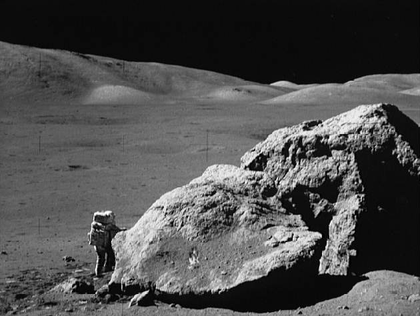
%> input picture 5_band-reject filter in FS/moonlanding.png, 420 x 316 px, shrunk from 630 x 474 before the run
$ octave 'filter code.m'   (GNU Octave 9; MATLAB toolbox functions it lacks are replaced by stand-ins)
%> lines starting %> are read from the running program, lines starting %| are printed output that depends on the picture; in (x1, y1, x2, y2) boxes, pixels count from 0 and x2, y2 are one past the last pixel; in counts of white or black regions, pixels touching at a corner belong together; the program's own positions count from 1
clear all
img =double(imread('moonlanding.png')); % Read the image
%> img: size 316x420 double; min 0, max 255, mean 77.8; mean of the top-left, top-right, bottom-left and bottom-right quarters 62.6, 61.6, 104.6, 82.4

    %%%%%   part 01   %%%%%
fr = fft2(img);          % Convert the image to frequency domain
fr_sh = fftshift(fr);    % Center the spectrom
FS_max = max(fr_sh(:));  % Calculate the maximum value of the frequency spectrum
%> FS_max = 10325474
% figure, imshow(fr), title("Frequency Spectrum");
% figure, imshow(fr_sh), title("Frequency Spectrum - shifted");

    %%%%%   part 02   %%%%%
fr_sh_dis = log(1 + abs(fr_sh));  % Convert to log for displaying the result
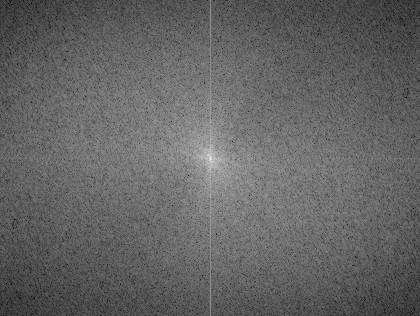
%> fr_sh_dis: size 316x420 double; min 2.81, max 16.15, mean 8.06; drawn with min black and max white
% figure, imshow(fr_sh_dis,[]), title("Frequency Spectrum - shifted") ;

    %%%%%   part 03   %%%%%
% Introdce noise to the FS
[hight,width] = size(fr_sh);
%> hight = 316; width = 420
Center = [hight/2 width/2];
%> Center = [158 210]
D = 100;
deg = pi/4;
fs_max = FS_max/10;
%> fs_max = 1032547.4
N  = [Center(1)-D  Center(2)];
%> N = [58 210]
E  = [Center(1)    Center(2)+D];
%> E = [158 310]
W  = [Center(1)  Center(2)-D];
%> W = [158 110]
S  = [Center(1)+D  Center(2)];
%> S = [258 210]
NE = [round(Center(1)-(sin(deg)*D)), round(Center(2)+(cos(deg)*D))];
%> NE = [87 281]
NW = [round(Center(1)-(sin(deg)*D)), round(Center(2)-(cos(deg)*D))];
%> NW = [87 139]
SE = [round(Center(1)+(sin(deg)*D)), round(Center(2)+(cos(deg)*D))];
SW = [round(Center(1)+(sin(deg)*D)), round(Center(2)-(cos(deg)*D))];
fr_sh_noise = fr_sh;
for x = (1:8)
   points = [N; E; W; S; NE; NW; SE; SW];
   P = points(x,:);
   fr_sh_noise = noise_m(fr_sh_noise, P, fs_max);
end
fr_sh_noise_dis = log(1 + abs(fr_sh_noise));  % Convert to log for displaying the result
% figure, imshow(fr_sh_noise_dis, []), title("Frequency Spectrum - shifted with noise");

    %%%%%   part 04   %%%%%
fr_sh_sh = fftshift(fr_sh);                  % Shift the centered FS back
fr_sh_sh_noise = fftshift(fr_sh_noise);      % Shift the centered FS with noise back
img_fr_sh_sh = ifft2(fr_sh_sh);              % Convert FS to Spatial Domain
img_fr_sh_sh_noise = ifft2(fr_sh_sh_noise);  % Convert FS with noise to Spatial Domain
% figure, imshow(img_fr_sh_sh,[]), title('Spetial Domain from FS');
% figure, imshow(img_fr_sh_sh_noise,[]), title('Spetial Domain from FS with noise');

    %%%%   part 05   %%%%%
fr_4 = fft2(img_fr_sh_sh_noise);      % Convert corrupted image in q4 to FS
fr_4_sh = fftshift(fr_4);             % Center the FS
fr_4_sh_dis = log(1 + abs(fr_4_sh));  % Convert to log for displaying the result
% figure, imshow(fr_sh_noise_dis, []), title("Frequency Specrum - with manual noise (Q3)");
% figure, imshow(fr_4_sh_dis,[]), title("Frequency Specrum obtained from corrupted image (Q4)");

    %%%%   part 06   %%%%%
D0 = 100;
W = 8;
[hight,width]=size(img);
filter_ideal = ones(hight,width);
x0 = round(width/2);
y0 = round(hight/2);
for j = 1:hight     % Design Ideal-band-reject filter
   for i = 1: width
       ii = i-x0;
       jj = j-y0;
       D = sqrt(ii^2+jj^2);
       if (D0-W/2) <= D && D <= (D0+W/2)
           filter_ideal(j,i) = 0;
       end
   end
end
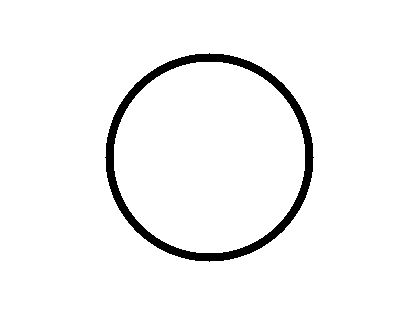
%> filter_ideal: size 316x420 double; values 0 (black) and 1 (white), 96.2% white; 1 black region, box (x1, y1, x2, y2) and area: (105, 53, 314, 262) 5036
filter_btw = ones(hight,width);
n = 4;
for j = 1:hight    % Design Butterworth-band-reject filter
   for i = 1: width
       ii = i-x0;
       jj = j-y0;
       D = sqrt(ii^2+jj^2);
       filter_btw(j,i) = 1/(1+(((D*W)/(D^2-D0^2))^(2*n)));
   end
end
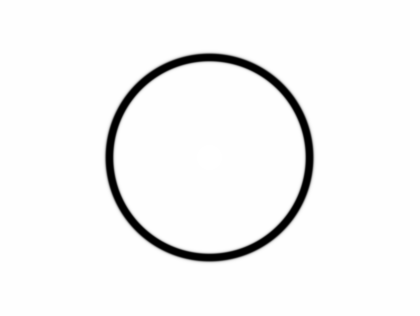
%> filter_btw: size 316x420 double; min 0, max 1, mean 0.961
filter_gaussian = ones(hight,width);
for j = 1:hight    % Design Gaussian-band-reject filter
   for i = 1: width
       ii = i-x0;
       jj = j-y0;
       D = sqrt(ii^2+jj^2);
       filter_gaussian(j,i) = 1-exp(-(((D^2-D0^2)/(D*W))^2));
   end
end
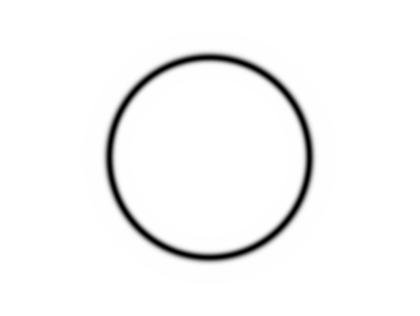
%> filter_gaussian: size 316x420 double; min 0, max 1, mean 0.966
% figure, imshow(filter_ideal), title("Ideal band-reject filter");
% figure, imshow(filter_btw), title('Butterworth band-reject filter (n=4)');
% figure, imshow(filter_gaussian), title('Gaussian band-reject filter');

     %%%%   part 07   %%%%%
% Applying designed filters on the FS with noise
fr_sh_rm_noise_ideal = fr_sh_noise.*filter_ideal;
fr_sh_rm_noise_btw = fr_sh_noise.*filter_btw;
fr_sh_rm_noise_gaussian = fr_sh_noise.*filter_gaussian;
figure, imshow(log(abs(fr_sh_rm_noise_ideal)),[]), title('Frequency Spectrum with Ideal filter');
figure, imshow(log(abs(fr_sh_rm_noise_btw)),[]), title('Frequency Spectrum with butterworth filter (n=4)');
figure, imshow(log(abs(fr_sh_rm_noise_gaussian)),[]), title('Frequency Spectrum with Gaussian filter');

    %%%%   part 08   %%%%%
% Convert filtered FSs to the spatial domain
fr_rm_noise_ideal = fftshift(fr_sh_rm_noise_ideal);
fr_rm_noise_btw = fftshift(fr_sh_rm_noise_btw);
fr_rm_noise_gaussian = fftshift(fr_sh_rm_noise_gaussian);
img_rm_noise_ideal = ifft2(fr_rm_noise_ideal);
img_rm_noise_btw = ifft2(fr_rm_noise_btw);
img_rm_noise_gaussian = ifft2(fr_rm_noise_gaussian);
% figure, imshow(img_rm_noise_ideal,[]), title('Spatial Domain from FS with Ideal filter');
% figure, imshow(img_rm_noise_btw,[]), title('Spatial Domain from FS with Butterwork filter n=4');
% figure, imshow(img_rm_noise_gaussian,[]), title('Spatial Domain from FS with Gaussian filter');


function [result] = noise_m(img, point, value)
% This function gets an image and desired point,
% then apply noise(value) on the 3*3 neighboring pixels
for j = -1:1
    for i =-1:1
        img((point(1)+i), (point(2)+j)) = value;
    end
end
result = img;
end
